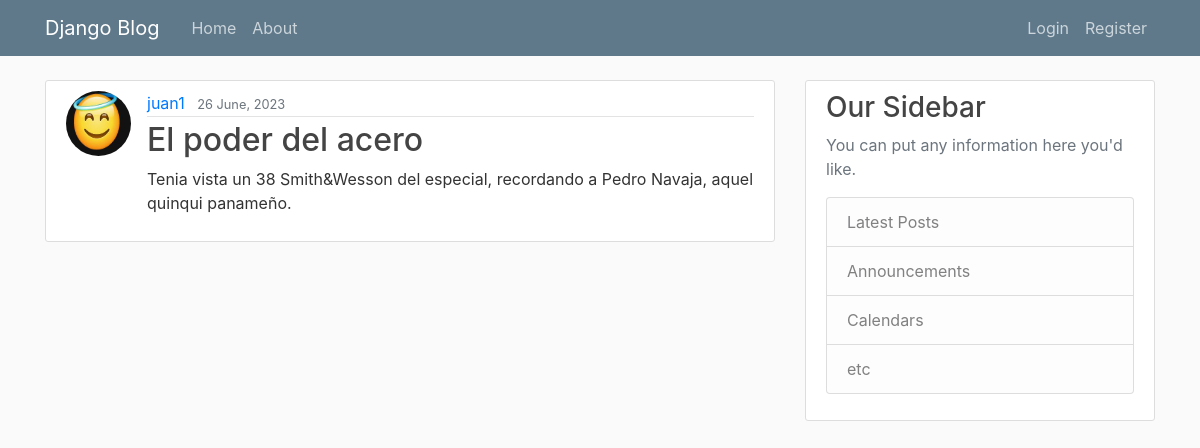
The page /post/33/ on the database its author committed.
### blog/models.py (models this page shows, shortened)
class Post(models.Model):
    title = models.CharField(max_length=100)
    content = models.TextField()
    date_posted = models.DateTimeField(default=timezone.now)
    author = models.ForeignKey(User, on_delete=models.CASCADE)

### users/models.py (models this page shows, shortened)
class Profile(models.Model):
    user = models.OneToOneField(User, on_delete=models.CASCADE)
    image = models.ImageField(default='default.jpg', upload_to='profile_pics') #name of directory where profile images will be saved.

### blog/views.py (the view)
# urls.py: path('post/<int:pk>/', PostDetailView.as_view(), name='detalle-posteo'),
class PostDetailView(DetailView):
    model = Post

### blog/templates/blog/post_detail.html (shortened to what this page needs)
{% extends "blog/base.html" %}
{% block contenido%}
        <article class="media content-section">
            <img src="{{ object.author.profile.image.url }}" class="rounded-circle article-img">
            <div class="media-body">
                <div class="article-metadata">
                    <a class="mr-2" href="{% url 'post-autor' object.author.username %}">{{ object.author }}</a>
                    <small class="text-muted">{{ object.date_posted|date:"d F, Y"}}</small>
                </div>
                <h2>{{ object.title }}</h2>
                <p class="article-content">{{ object.content }}</p>
            </div>
        </article>
{% endblock contenido %}

### blog/static/blog/main.css (style rules this page uses)
body { background: #fafafa; color: #333333; margin-top: 5rem; }
h1, h2, h3, h4, h5, h6 { color: #444444; }
.content-section { background: #ffffff; padding: 10px 20px; border: 1px solid #dddddd; border-radius: 3px; margin-bottom: 20px; }
.article-content { white-space: pre-line; }
.article-img { height: 65px; width: 65px; margin-right: 16px; }
.article-metadata { padding-bottom: 1px; margin-bottom: 4px; border-bottom: 1px solid #e3e3e3 }

### rows shown on the page
Post: author.profile.image (placeholder picture), author "juan1", date_posted "26 June, 2023", title "El poder del acero", content "Tenia vista un 38 Smith&Wesson del especial, recordando a Pedro Navaja, aquel quinqui panameño."
